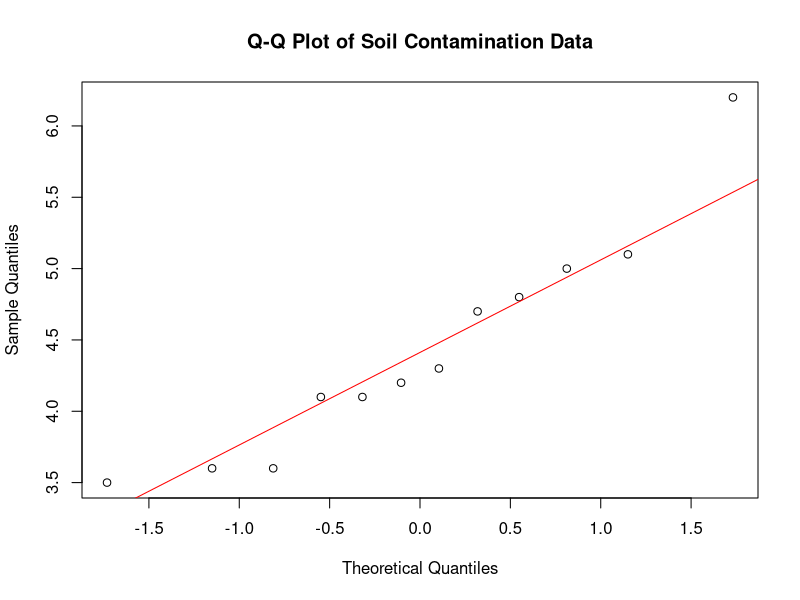
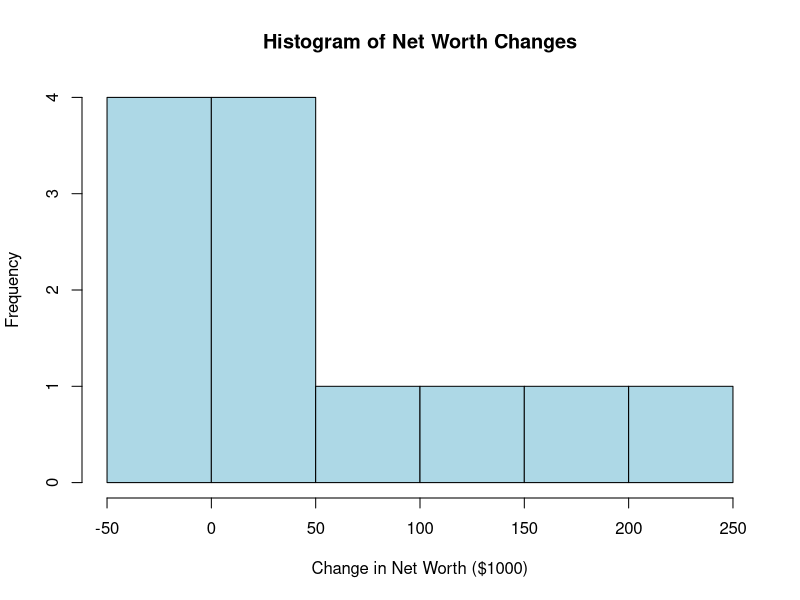
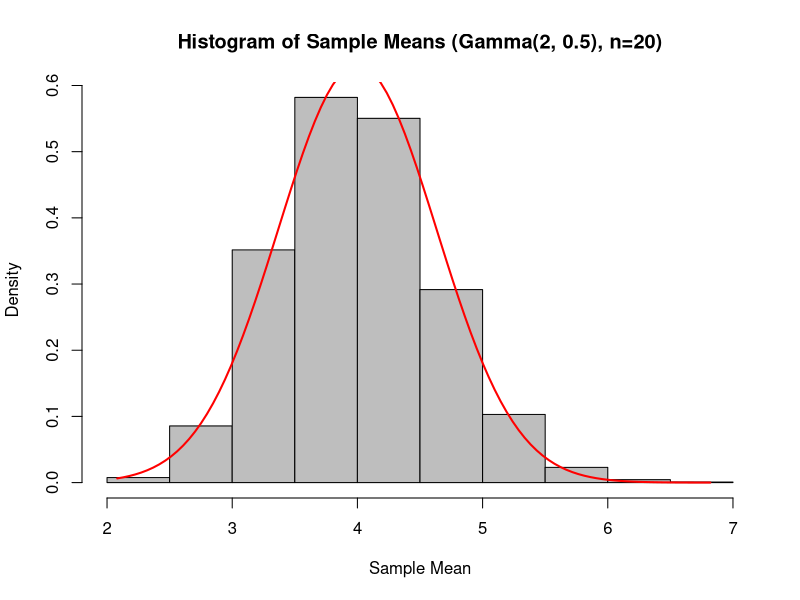
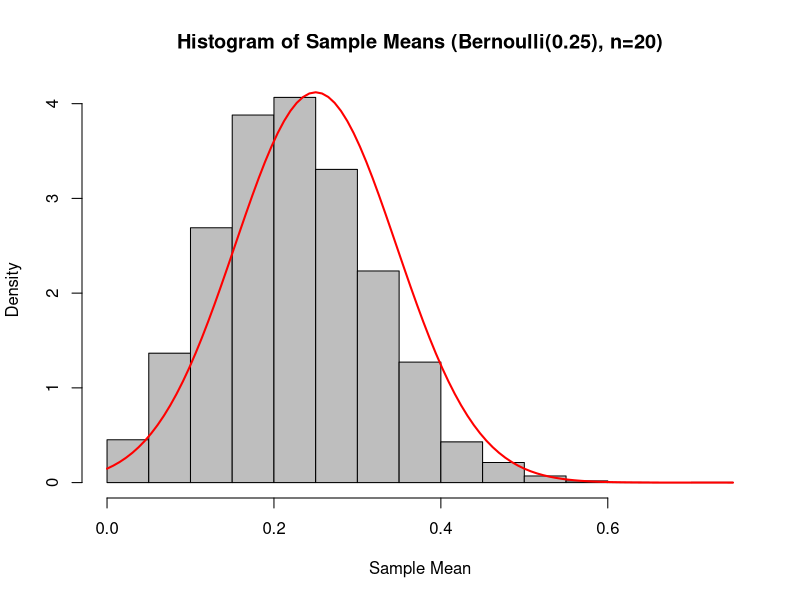
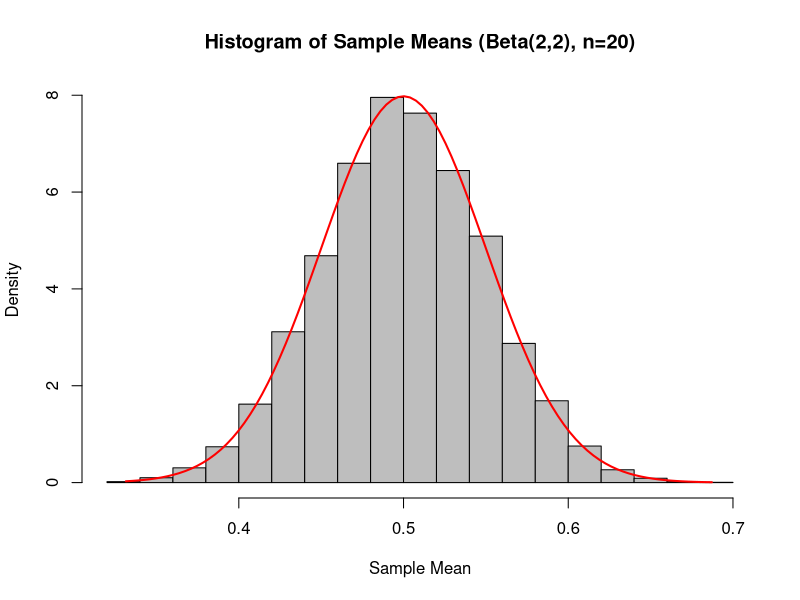

The R script that drew these images, in order:
## ---- chunk 1
knitr::opts_chunk$set(echo = TRUE)
## ---- chunk 2
soil_data <- c(6.2, 4.1, 3.5, 5.1, 5.0, 3.6, 4.8, 4.1, 3.6, 4.7, 4.3, 4.2)
## ---- chunk 3
# Perform one-sample t-test
t_test_result <- t.test(soil_data, mu = 4, alternative = "greater")

# Display the results
t_test_result
## ---- chunk 4
qqnorm(soil_data, main = "Q-Q Plot of Soil Contamination Data")
qqline(soil_data, col = "red")
## ---- chunk 5
n <- 5
p <- 0.5
alpha <- 0.20

cum_probs <- pbinom(0:n, size = n, prob = p)

# Find the critical value
x_critical <- max(which(cum_probs <= alpha))

# Actual level
actual_level <- pbinom(x_critical, size = n, prob = p)

cat("Critical value for alpha = 0.20:", x_critical, "\n")
cat("Actual level:", actual_level, "\n")
## ---- chunk 6
alpha <- 0.10

# Find the critical value
x_critical <- max(which(cum_probs <= alpha))
# Actual level
actual_level <- pbinom(x_critical, size = n, prob = p)

cat("Critical value for alpha = 0.10:", x_critical, "\n")
cat("Actual level:", actual_level, "\n")
## ---- chunk 7
alpha <- 0.05

# Find the critical value
x_critical <- max(which(cum_probs <= alpha))

# Actual level
actual_level <- pbinom(x_critical, size = n, prob = p)

cat("Critical value for alpha = 0.05:", x_critical, "\n")
cat("Actual level:", actual_level, "\n")
## ---- chunk 8
drink <- c(111.3, 108.0, 113.7, 114.6, 112.3, 111.8, 109.8, 114.1, 111.7, 111.9, 113.4, 113.1, 117.1, 113.7, 119.9)
sober <- c(109.8, 112.0, 113.7, 111.2, 110.9, 112.0, 106.3, 113.5, 105.9, 114.5, 111.6, 111.8, 110.2, 108.7, 112.4)


paired_t_test <- t.test(drink, sober, alternative = "greater", paired = TRUE)
paired_t_test
## ---- chunk 9
net_worth <- c(-7.1, 240.6, 57.0, 36.8, 2.3, 42.2, 126.8, 11.4, 184.2, -35.1, -24.2, -26.3)

n_positive <- sum(net_worth > 0)  # 8
n_negative <- sum(net_worth < 0)  # 4

n <- n_positive + n_negative  # 12

sign_test_result <- binom.test(n_positive, n, p = 0.5, alternative = "greater")

print(sign_test_result)

## ---- chunk 10
t_test_net_worth <- t.test(net_worth, mu = 0, alternative = "greater")

print(t_test_net_worth)
## ---- chunk 11
hist(net_worth, breaks = 5, col = "lightblue", 
     main = "Histogram of Net Worth Changes",
     xlab = "Change in Net Worth ($1000)",
     border = "black")
## ---- chunk 12
n <- 12
p_alternative <- 0.7 # 30th percentile
x_critical <- 8  

power <- 1 - pbinom(x_critical - 1, size = n, prob = p_alternative)

cat("Power of the sign test when p = 0.7:", round(power, 4), "\n")
## ---- chunk 13
sims <- 10000      # Number of simulations
n <- 20            # Sample size
shape <- 2         # Shape parameter for Gamma
rate <- 0.5        # Rate parameter for Gamma


store_means <- numeric(sims)

for(i in 1:sims){
  samp <- rgamma(n, shape=shape, rate=rate) 
  store_means[i] <- mean(samp)               
}

# Plot histogram of sample means
hist(store_means, freq=FALSE, col="grey", 
     main="Histogram of Sample Means (Gamma(2, 0.5), n=20)",
     xlab="Sample Mean",
     border = "black")

# Overlay normal density
x_range <- seq(min(store_means), max(store_means), length=100)
normal_density <- dnorm(x_range, mean=4, sd=sqrt(8/n))  # mean=4, sd=0.6325
lines(x_range, normal_density, col="red", lwd=2)
## ---- chunk 14
sims <- 10000      # Number of simulations
n <- 20            # Sample size
p <- 0.25          # Probability of success

store_means_b <- numeric(sims)

set.seed(123)  
for(i in 1:sims){
  samp <- rbinom(n, size=1, prob=p)  
  store_means_b[i] <- mean(samp)    
}

hist(store_means_b, freq=FALSE, col="grey", 
     main="Histogram of Sample Means (Bernoulli(0.25), n=20)",
     xlab="Sample Mean",
     border = "black")

# Overlay normal density
x_range_b <- seq(min(store_means_b), max(store_means_b), length=100)
normal_density_b <- dnorm(x_range_b, mean=p, sd=sqrt(p*(1-p)/n))
lines(x_range_b, normal_density_b, col="red", lwd=2)
## ---- chunk 15
sims <- 10000      # Number of simulations
n <- 20            # Sample size
shape1 <- 2        # Alpha parameter for Beta
shape2 <- 2        # Beta parameter for Beta

store_means_c <- numeric(sims)

for(i in 1:sims){
  samp <- rbeta(n, shape1=shape1, shape2=shape2)  
  store_means_c[i] <- mean(samp)          
}

hist(store_means_c, freq=FALSE, col="grey", 
     main="Histogram of Sample Means (Beta(2,2), n=20)",
     xlab="Sample Mean",
     border = "black")

x_range_c <- seq(min(store_means_c), max(store_means_c), length=100)
normal_density_c <- dnorm(x_range_c, mean=0.5, sd=sqrt(0.05/n)) 
lines(x_range_c, normal_density_c, col="red", lwd=2)
## ---- chunk 16
flaws <- 0:3
probabilities <- c(0.6, 0.2, 0.15, 0.05)

# Calculate the population mean (μ)
mu <- sum(flaws * probabilities)

EX2 <- sum((flaws^2) * probabilities)

variance <- EX2 - mu^2
sigma <- sqrt(variance)

cat("Population Mean:", mu, "\n")
cat("Population Variance:", variance, "\n")
cat("Population Standard Deviation:", sigma, "\n\n")

n <- 20

sigma_Xbar <- sigma / sqrt(n)

# Significance level
alpha <- 0.046

z_alpha <- qnorm(alpha)
c <- mu + z_alpha * sigma_Xbar


cat("Standard Deviation of Sample Mean (σ_Xbar):", sigma_Xbar, "\n")
cat("Z-score for alpha =", alpha, ":", z_alpha, "\n")
cat("Critical Value (c):", c, "\n\n")


cat("Decision Rule: Reject H0 if the sample mean number of flaws <",
    round(c, 3), "\n")
## ---- chunk 17
# Parameters
n <- 20
alpha <- 0.046
c <- 0.311
sims <- 10000  # Number of simulations

set.seed(123)  # For reproducibility
simulated_samples <- replicate(sims, sample(flaws, size = n, replace = TRUE, prob = probabilities))

sample_means <- colMeans(simulated_samples)

# Calculate the proportion of sample means less than the critical value 'c'
true_test_size <- mean(sample_means < c)

# Display the true test size
cat("True Test Size (Proportion of Rejections when the null hypothesis is true is true):", round(true_test_size, 4), "\n")

## ---- chunk 18
# Define the new flaws distribution under Ha
flaws_new <- 0:3
probabilities_new <- c(0.75, 0.15, 0.1, 0)

n <- 20
c <- 0.311
sims <- 100000  


simulated_samples_new <- replicate(sims, sample(flaws_new, size = n, replace = TRUE, prob = probabilities_new))

sample_means_new <- colMeans(simulated_samples_new)
power <- mean(sample_means_new < c)

cat("Power of the Test (Proportion of Rejections when Alternative Hypothesis is true):", round(power, 4), "\n")

## ---- chunk 19
desired_alpha <- 0.05
sims <- 100000

simulated_samples_H0 <- replicate(sims, sample(flaws, size = n, replace = TRUE, prob = probabilities))

sample_means_H0 <- colMeans(simulated_samples_H0)
c_prime <- quantile(sample_means_H0, probs = desired_alpha)

actual_alpha <- mean(sample_means_H0 < c_prime)

cat("Critical Value (c') for Test Size = 0.05:", round(c_prime, 3), "\n")
cat("Actual Test Size:", round(actual_alpha, 4), "\n")
## ---- chunk 20
n <- 20
c_prime <- 0.313
sims <- 100000  


simulated_samples_new_Ha <- replicate(sims, sample(flaws_new, size = n, replace = TRUE, prob = probabilities_new))

sample_means_new_Ha <- colMeans(simulated_samples_new_Ha)
power_new <- mean(sample_means_new_Ha < c_prime)

cat("Power of the Test (Proportion of Rejections when Alternative Hypothesis is true):", round(power_new, 4), "\n")
